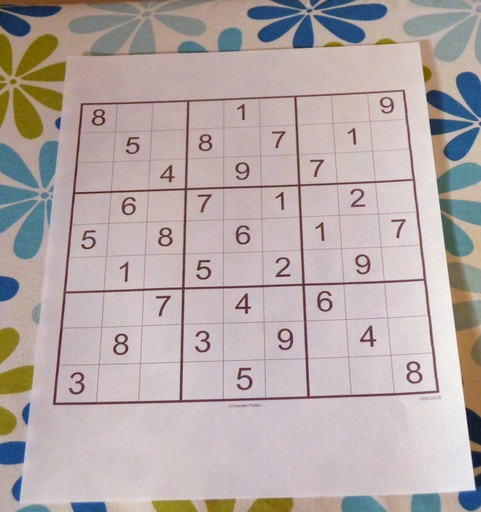
#> input picture sudoku.jpeg, 481 x 512 px
$ python 'adaptive threshold.py'
#> lines starting #> are read from the running program, lines starting #| are printed output that depends on the picture; after the words box and inside, x2 and y2 are one past the last pixel; in counts of white or black regions, pixels touching at a corner belong together
# -*- coding: utf-8 -*-
"""
Created on Tue Aug 20 17:09:20 2024

@author: Bahadır Türkoğlu
"""
#Adaptif Treshold
import cv2
import matplotlib.pyplot as plt


resim = cv2.imread("sudoku.jpeg",0)
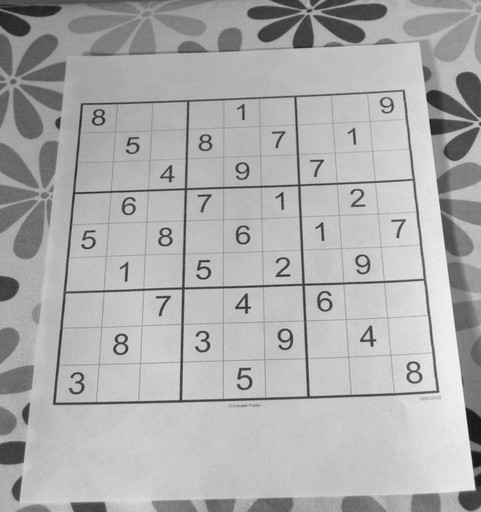
#> resim: shape (512, 481); min 22, max 247, mean 172.9


thresh = cv2.adaptiveThreshold(resim, 255, cv2.ADAPTIVE_THRESH_MEAN_C,
                                    cv2.THRESH_BINARY, 33, 4) #33 matris boyutu
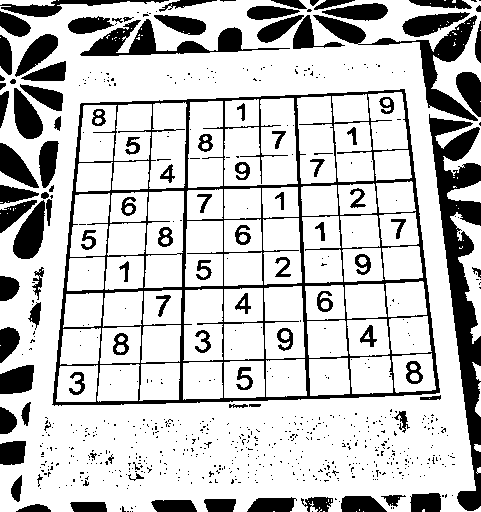
#> thresh: shape (512, 481); 77.3% white; 709 black regions (606 under 20 px), largest, box (x1, y1, x2, y2) and area: (52, 89, 440, 406) 13604, (429, 114, 481, 511) 7766, (313, 15, 478, 121) 3105


thresh2 = cv2.adaptiveThreshold(resim, 255, cv2.ADAPTIVE_THRESH_GAUSSIAN_C,
                                    cv2.THRESH_BINARY, 33, 4)
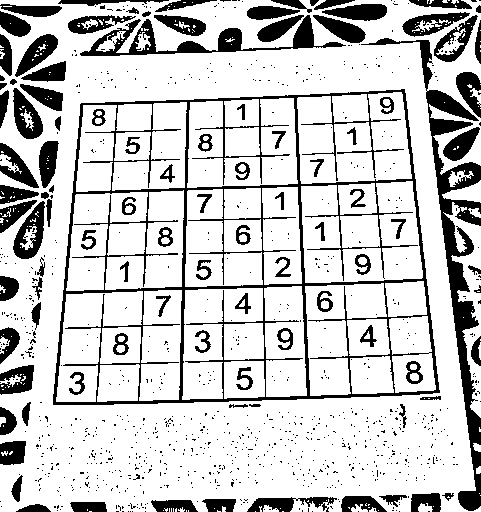
#> thresh2: shape (512, 481); 79.1% white; 1002 black regions (900 under 20 px), largest, box (x1, y1, x2, y2) and area: (53, 89, 440, 405) 13356, (361, 38, 481, 511) 7006, (80, 15, 346, 56) 2658


cv2.imshow("adaptive mean", resim)
cv2.imshow("adaptive gaussian", thresh)

cv2.waitKey()
cv2.destroyAllWindows()
